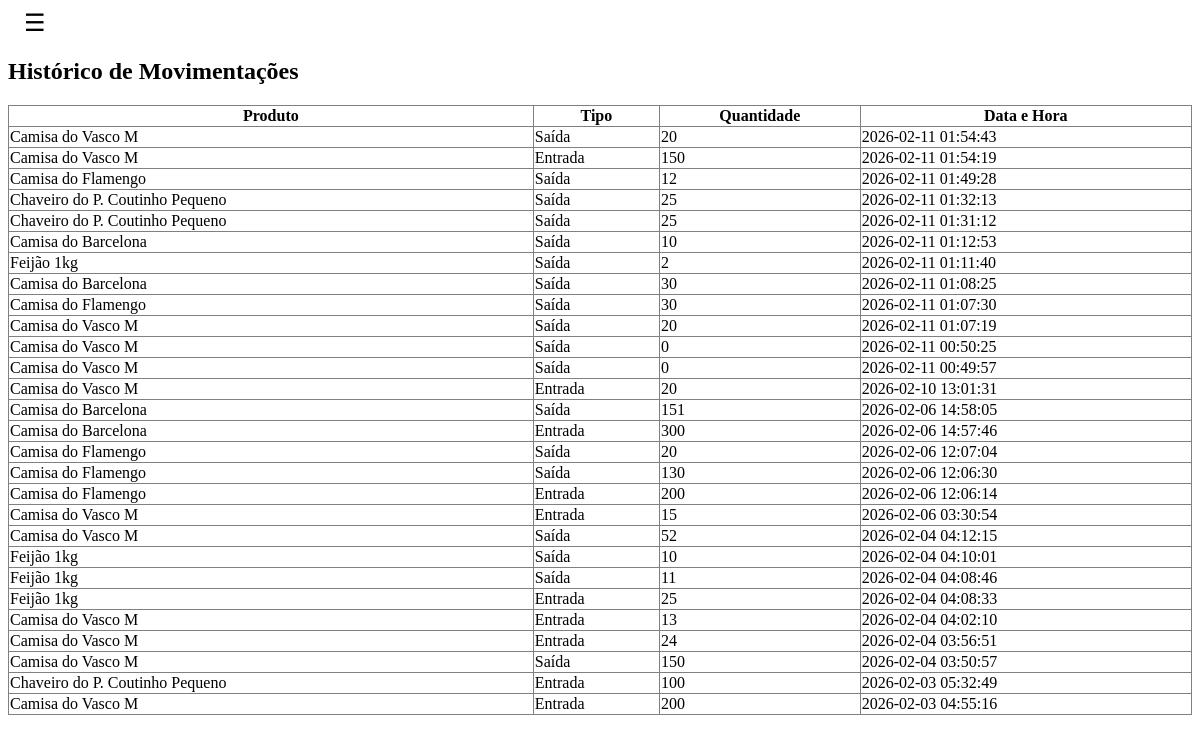
Page /historico_movimentacoes on the committed database.
### tables this page shows
CREATE TABLE movimentacoes (
    id INTEGER PRIMARY KEY AUTOINCREMENT,
    produto_id INTEGER NOT NULL,
    tipo TEXT NOT NULL,
    quantidade INTEGER NOT NULL,
    data DATETIME DEFAULT CURRENT_TIMESTAMP,
    usuario_id INTEGER NOT NULL,
    FOREIGN KEY (produto_id) REFERENCES produtos(id),
    FOREIGN KEY (usuario_id) REFERENCES usuarios(id)
);

CREATE TABLE produtos (
    id INTEGER PRIMARY KEY AUTOINCREMENT,
    nome TEXT NOT NULL,
    codigo TEXT UNIQUE NOT NULL,
    categoria TEXT,
    quantidade INTEGER NOT NULL DEFAULT 0,
    estoque_minimo INTEGER NOT NULL,
    preco_custo REAL,
    preco_venda REAL
);

### app.py (the view)
@app.route("/historico_movimentacoes")
def historico_movimentacoes():
    conn = get_db_connection()
    cursor = conn.cursor()
    cursor.execute("""
        SELECT m.id, p.nome, m.tipo, m.quantidade, m.data AS data_hora
        FROM movimentacoes m
        JOIN produtos p ON m.produto_id = p.id
        ORDER BY m.data DESC
    """)
    movimentacoes = cursor.fetchall()
    conn.close()
    return render_template("historico_movimentacoes.html", movimentacoes=movimentacoes)

### app.py (called while the page is built)
def get_db_connection():
  conn = sqlite3.connect('estoque.db')
  conn.row_factory = sqlite3.Row
  return conn

### templates/historico_movimentacoes.html (shortened to what this page needs)
<link rel="stylesheet" href="{{ url_for('static', filename='historico_mov.css') }}">
<div class="navbar">
  <button onclick="menu.hidden^=1"> ☰ </button>
</div>
<h2>Histórico de Movimentações</h2>
<table border="1">
  <tr>
    <th>Produto</th>
    <th>Tipo</th>
    <th>Quantidade</th>
    <th>Data e Hora</th>
  </tr>
  {% for movimentacao in movimentacoes %}
  <tr>
    <td>{{ movimentacao["nome"] }}</td>
    <td>
      {% if movimentacao["tipo"] == "saida" %}
      Saída
      {% else %}
      Entrada
      {% endif %}
    </td>
    <td>{{ movimentacao["quantidade"] }}</td>
    <td>{{ movimentacao["data_hora"] }}</td>
  </tr>
  {% endfor %}
</table>

### static/historico_mov.css (style rules this page uses)
.navbar > button { background: none; border: none; font-size: 24px; cursor: pointer; }
.navbar { position: relative; display: flex; align-items: flex-start; transition: transform 0.2s ease-in-out; transform-origin: left center; }
.navbar > button { transition: transform 0.15s ease-in-out; transform-origin: center; }
button { margin-left: 10px; }
table { width: 100%; border-collapse: collapse; }

### rows in the picture
movimentacoes: nome "Camisa do Vasco M", tipo "Saída", quantidade "20", data_hora "2026-02-11 01:54:43"
movimentacoes: nome "Camisa do Vasco M", tipo "Entrada", quantidade "150", data_hora "2026-02-11 01:54:19"
movimentacoes: nome "Camisa do Flamengo", tipo "Saída", quantidade "12", data_hora "2026-02-11 01:49:28"
movimentacoes: nome "Chaveiro do P. Coutinho Pequeno", tipo "Saída", quantidade "25", data_hora "2026-02-11 01:32:13"
movimentacoes: nome "Chaveiro do P. Coutinho Pequeno", tipo "Saída", quantidade "25", data_hora "2026-02-11 01:31:12"
movimentacoes: nome "Camisa do Barcelona", tipo "Saída", quantidade "10", data_hora "2026-02-11 01:12:53"
movimentacoes: nome "Feijão 1kg", tipo "Saída", quantidade "2", data_hora "2026-02-11 01:11:40"
movimentacoes: nome "Camisa do Barcelona", tipo "Saída", quantidade "30", data_hora "2026-02-11 01:08:25"
movimentacoes: nome "Camisa do Flamengo", tipo "Saída", quantidade "30", data_hora "2026-02-11 01:07:30"
movimentacoes: nome "Camisa do Vasco M", tipo "Saída", quantidade "20", data_hora "2026-02-11 01:07:19"
movimentacoes: nome "Camisa do Vasco M", tipo "Saída", quantidade "0", data_hora "2026-02-11 00:50:25"
movimentacoes: nome "Camisa do Vasco M", tipo "Saída", quantidade "0", data_hora "2026-02-11 00:49:57"
movimentacoes: nome "Camisa do Vasco M", tipo "Entrada", quantidade "20", data_hora "2026-02-10 13:01:31"
movimentacoes: nome "Camisa do Barcelona", tipo "Saída", quantidade "151", data_hora "2026-02-06 14:58:05"
movimentacoes: nome "Camisa do Barcelona", tipo "Entrada", quantidade "300", data_hora "2026-02-06 14:57:46"
movimentacoes: nome "Camisa do Flamengo", tipo "Saída", quantidade "20", data_hora "2026-02-06 12:07:04"
movimentacoes: nome "Camisa do Flamengo", tipo "Saída", quantidade "130", data_hora "2026-02-06 12:06:30"
movimentacoes: nome "Camisa do Flamengo", tipo "Entrada", quantidade "200", data_hora "2026-02-06 12:06:14"
movimentacoes: nome "Camisa do Vasco M", tipo "Entrada", quantidade "15", data_hora "2026-02-06 03:30:54"
movimentacoes: nome "Camisa do Vasco M", tipo "Saída", quantidade "52", data_hora "2026-02-04 04:12:15"
movimentacoes: nome "Feijão 1kg", tipo "Saída", quantidade "10", data_hora "2026-02-04 04:10:01"
movimentacoes: nome "Feijão 1kg", tipo "Saída", quantidade "11", data_hora "2026-02-04 04:08:46"
movimentacoes: nome "Feijão 1kg", tipo "Entrada", quantidade "25", data_hora "2026-02-04 04:08:33"
movimentacoes: nome "Camisa do Vasco M", tipo "Entrada", quantidade "13", data_hora "2026-02-04 04:02:10"
movimentacoes: nome "Camisa do Vasco M", tipo "Entrada", quantidade "24", data_hora "2026-02-04 03:56:51"
movimentacoes: nome "Camisa do Vasco M", tipo "Saída", quantidade "150", data_hora "2026-02-04 03:50:57"
movimentacoes: nome "Chaveiro do P. Coutinho Pequeno", tipo "Entrada", quantidade "100", data_hora "2026-02-03 05:32:49"
movimentacoes: nome "Camisa do Vasco M", tipo "Entrada", quantidade "200", data_hora "2026-02-03 04:55:16"
